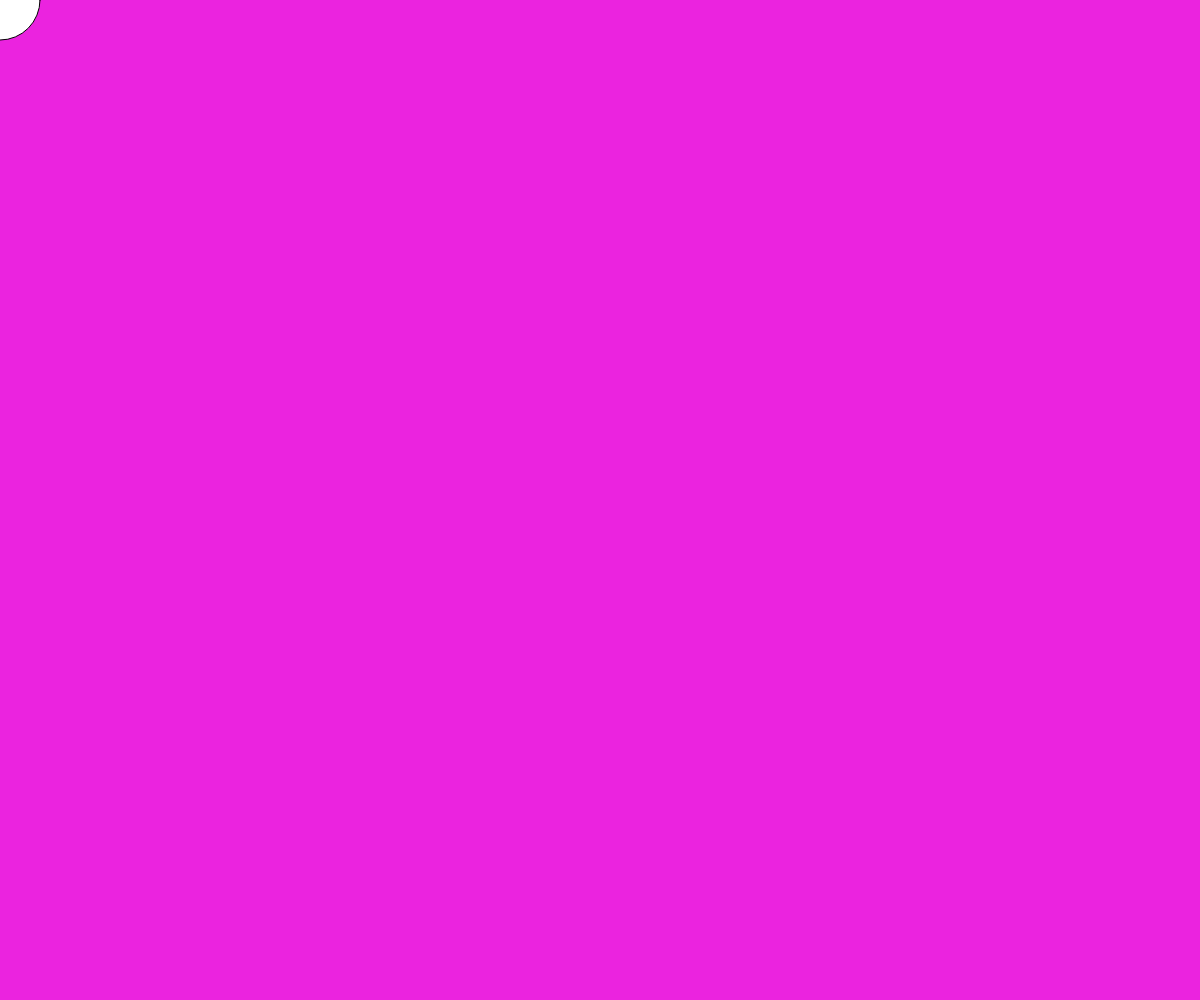
Frame 1 (no input)
Frame 60 (no input): identical to frame 1, image omitted
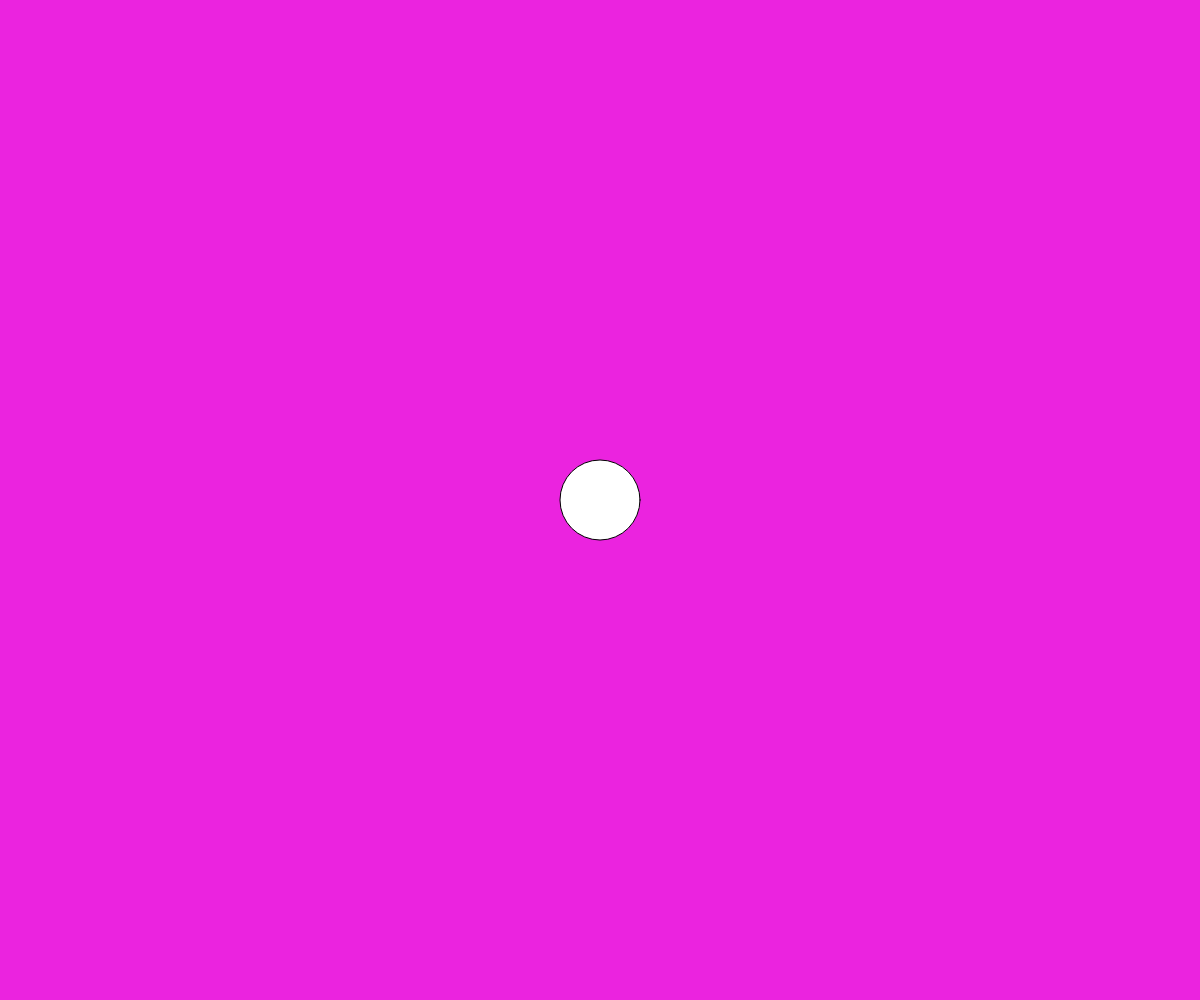
Frame 120 (the mouse pressed at the canvas centre since frame 60)

The p5.js sketch that drew these frames (run headless with seeded random() and noise() and a simulated clock; from frame 60 on, the mouse is pressed at the canvas centre):

// p5.js sketch
// ── sketch.js
function setup() {
  createCanvas(windowWidth, windowHeight);
}

function draw() {
  background(235,35,223);
  
  circle(mouseX, mouseY, 80);
  
}
